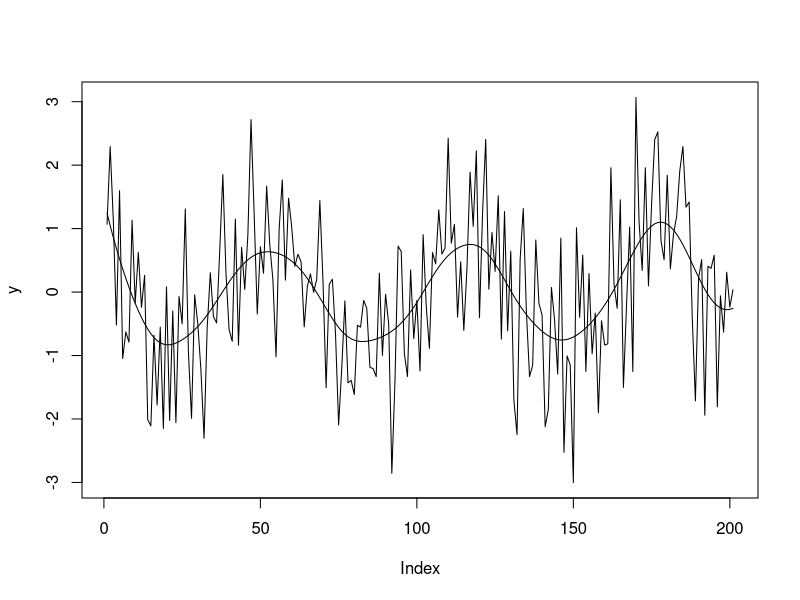

Source code (R):
# 对象类zoo和xts表达时间序列
library(zoo);
library(xts);
# as.zoo(xts); as.xts(ts);
prices <- c(132.45,130.85,130.00,129.55,130.85);
dates <- as.Date(c("2010-01-04","2010-01-05","2010-01-06",
		"2010-01-07","2010-01-08"));
ibm.daily <- zoo(prices,dates);
print(ibm.daily);

prices <- c(131.18,131.20,131.17,131.15,131.17);
# 9.5表示早上9:30,之后第一个1秒的时间是9.500278，
seconds <- c(9.5,9.500278,9.500556,9.500833,9.501111);
ibm.sec <- zoo(prices,seconds);
print(ibm.sec);

# 提取数据
coredata(ibm.daily);
# 提取日期序列
index(ibm.daily);

vignette("zoo"); # 查看zoo包的相关文档
vignette("xts");

ibm.daily[2];
ibm.daily[2:4];
ibm.daily[as.Date('2010-01-05')];
dates <- seq(as.Date('2010-01-04'),as.Date('2010-01-08'),by=2);
ibm.daily[dates];

# 时间序列的滞后 lag(ts,k);
lag(ibm.daily,k=+1,na.pad=TRUE); # na.pad=TRUE用NA来填充缺失的数据
lag(ibm.daily,k=-1,na.pad=FALSE); # na.pad=FALSE直接把缺失的数据删除
lag(ibm.daily,k=-1,na.pad=TRUE);

# 计算逐次差分
diff(ibm.daily);
diff(ibm.daily)/ibm.daily;
100*(diff(ibm.daily)/ibm.daily);
log(ibm.daily);
diff(log(ibm.daily));
# rollmean(ts,k); rollmean(ts,k,align=TRUE);
# aling=TRUE表示仅应用历史数据计算移动均值
# 在日历时间范围内应用函数
# apply.daily(ts,f); apply.weekly(ts,f); apply.monthly(ts,f);
# apply.quarterly(ts,f); apply.yearly(ts,f);

# 应用滚动函数 rollapply(ts,width,f,align="right");
# align="right",align="left",align="center"(default);
# 绘制自相关函数(Autocorrelation Function) acf(ts);
# 检验时间序列的自相关 Box.test(ts);
# 两个时间序列的滞后相关性 ccf(ts1,ts2);

# 时间序列的平滑 
# library(KernSmooth);
# gridsize <- length(y);
# bw <- dpill(t,y,gridsize=gridsize);
# lp <- locpoly(x=t,y=y,bandwidth=bw,gridsize=gridsize);
# smooth <- lp$y; t是时间变量，y是时间序列
t <- seq(from=-10,to=10,length.out=201);
noise <- rnorm(201);
y <- sin(t)+noise;
library(KernSmooth);
gridsize <- length(y);
# gridsize设定构造局部多项式所用的数据点的个数
bw <- dpill(t,y,gridsize=gridsize);
# locpoly()进行平滑操作，并返回列表，元素y是平滑后的数据
lp <- locpoly(x=t,y=y,bandwidth=bw,gridsize=gridsize);
smooth <- lp$y;
plot(y,type="l");
lines(smooth,type="l");